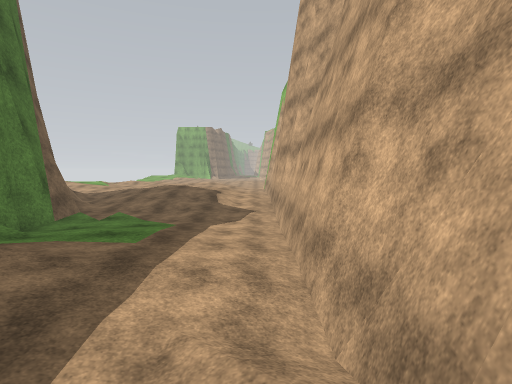
view 1 (above)

19 first-person views from a walk through a 3-D level made in the Unity game engine. The camera is 1.2 m above the floor, tilts 4° down and sees 80° across. The floor is counted in squares, 2 m on a side. Each view is taken from the middle of a square. On the plan, view 1 faces up. The plan holds only what a view shows up to about 9 squares ahead; the rest is blank. The place goes on beyond the plan. The player character is not drawn. Some animated figures are left out. Some surface patterns are stand-ins.

view 2
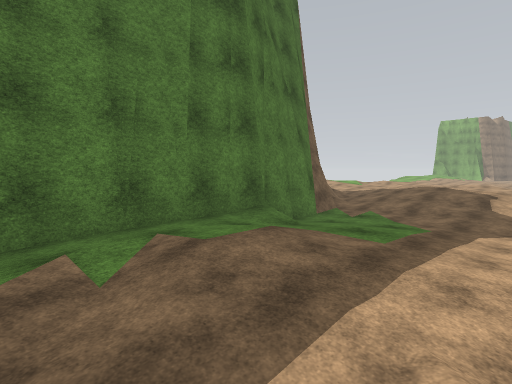

view 3
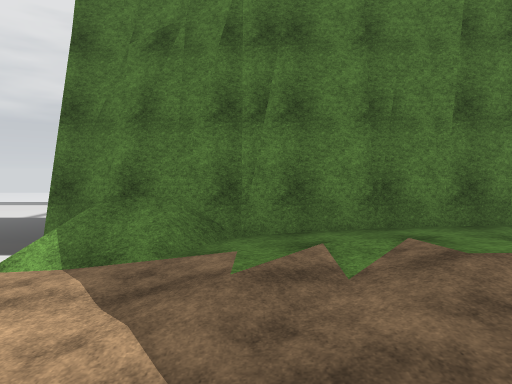

view 4
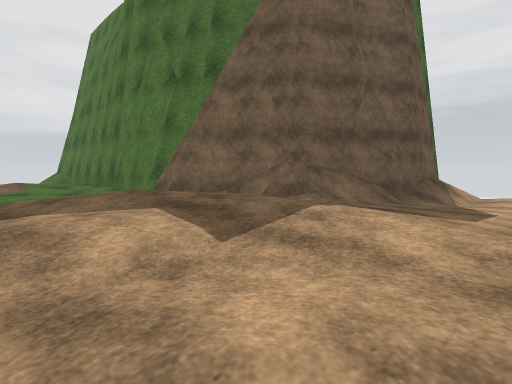

view 5
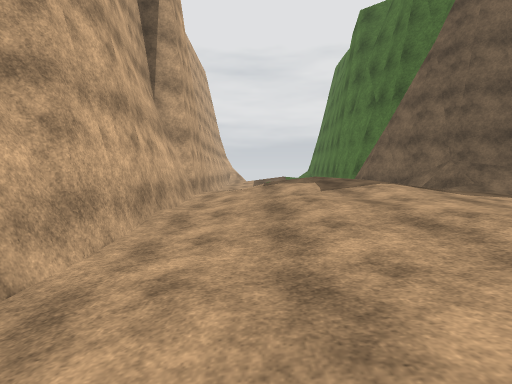

view 6
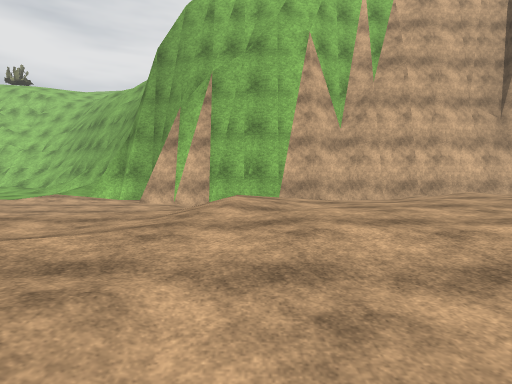

view 7
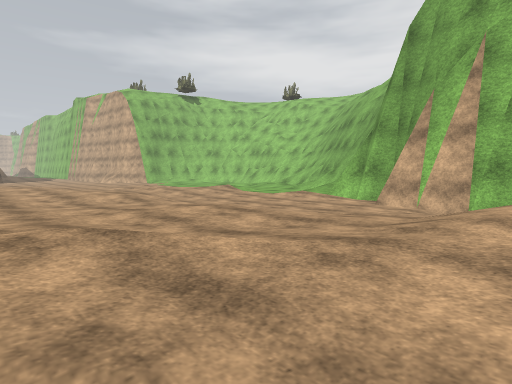

view 8
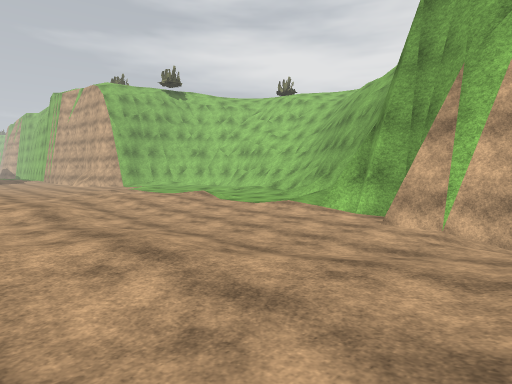

view 9
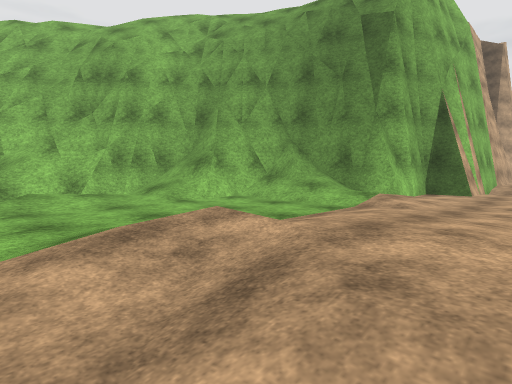

view 10
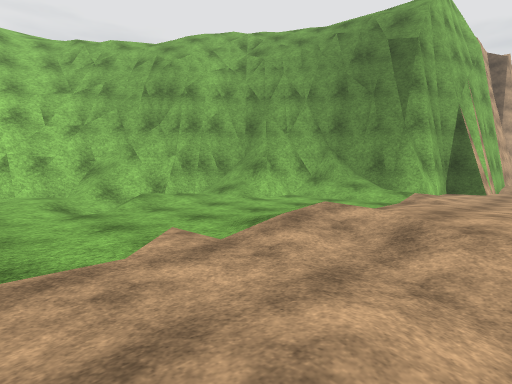

view 11
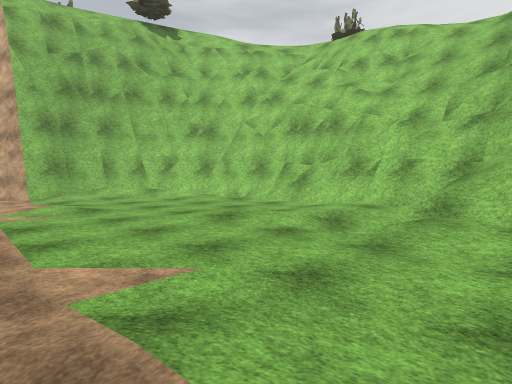

view 12
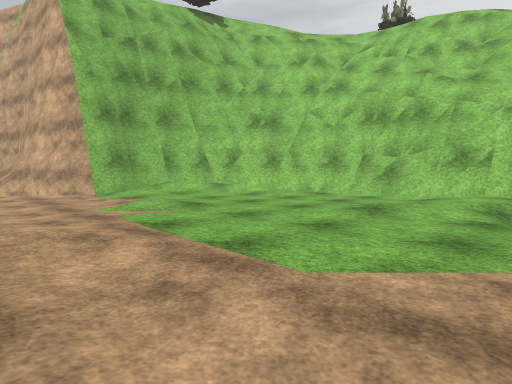

view 13
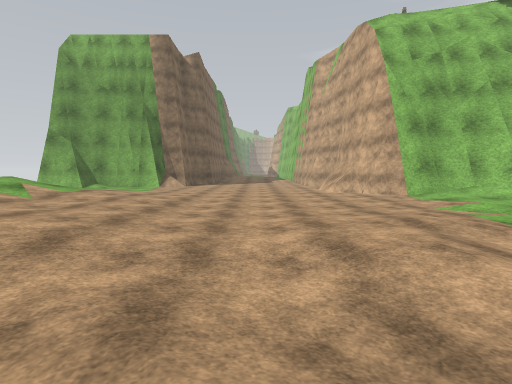

view 14
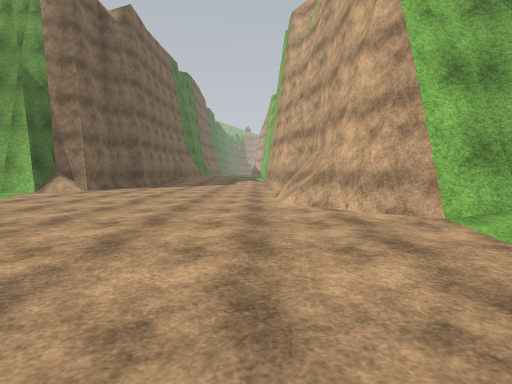

view 15
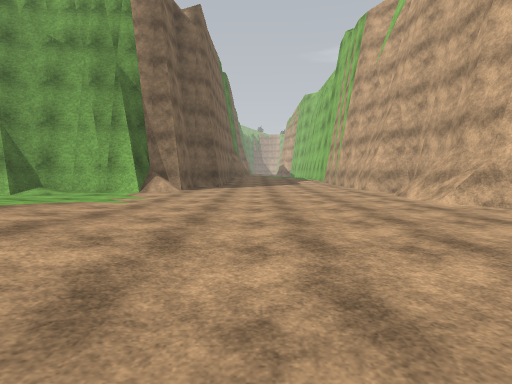

view 16
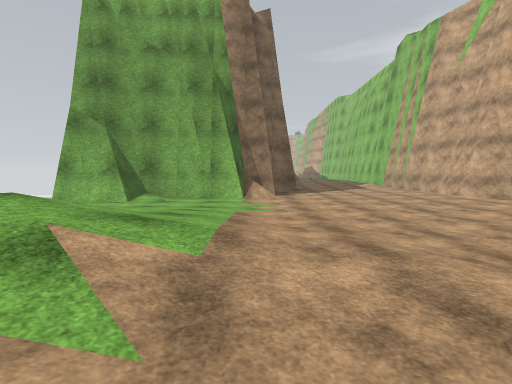

view 17
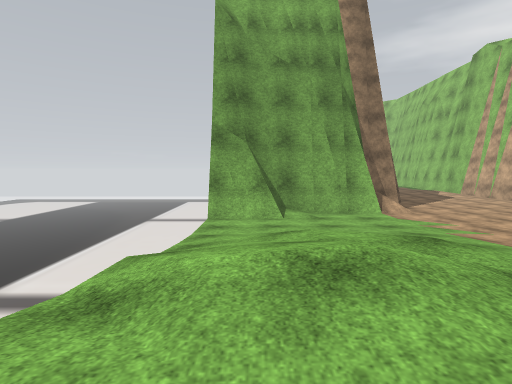

view 18
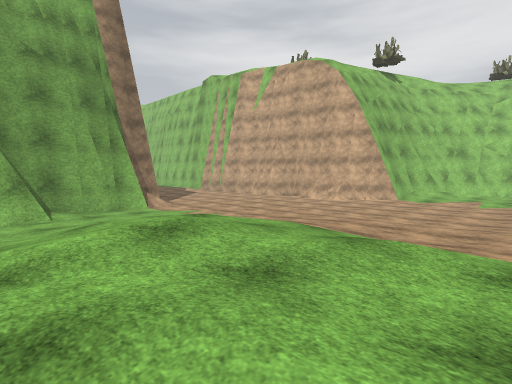

view 19
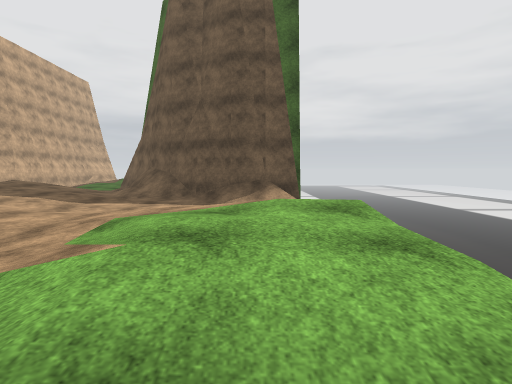

### Floor plan
Key: @ floor where view 1 was taken; # wall or solid block; . main floor; : floor 0.25 m higher than the main floor; + floor 0.5 m higher than the main floor; * floor 0.75 m higher than the main floor; % floor 1 m higher than the main floor; & floor 1.25 m higher than the main floor; $ floor 1.5 m higher than the main floor; / step, stairs or slope.
Columns run from 11 left of view 1 to 10 right of it. Each row starts with its distance up from view 1.
 43  ####/.......#
 42 ##:..........#
 41 ............##
 40 .::::......./#
 39 :+++::....../##
 38 +*//+::.......####
 37 %%&/*+::.......:/##
 36 %$/&*+::.....:.../##
 35 &&&%*+::.....::..:/#
 34 &&&/*+:::..::......##
 33 $&%%*++::::::....../#
 32       ++::::...::..##
 31        +:.::....:::/##
 30        +::....../////#
 29      +++::+/::..:///##
 28      +++::+++:..:://##
 27      +++:::+:..://###
 26      +:+:.:::...//#
 25      ::::..::://###
 24      ++::...:+//##
 23     ++++:...:####
 22     *++++....#
 21     **+++...##
 20  *  %%+++:..#
 19 %%% %****/:.#
 18 %&%*+***%%+ #
 17 &&%*+*%%**+:#
 16 &&%****%**+:#
 15   **+*%%%*+:#
 14    ++**%%%*+#
 13 ++:++*%%%%*+#
 12 ///++*%&&%*+#
 11 ####//*%&&%*#
 10    ###  &&**#
  9     ##/*%%/+#
  8      ##++*+:#
  7       #:::+:#
  6       #:::::#
  5       #/+++:#
  4       #*+*++#
  3       #*%**+#
  2       #*%%*+#
  1       #***+*#
  0       #+*++@
 -1       #/++:
 -2       #/::
 -3       #/.

Positions as (right, up) in squares from view 1, and headings:
1: (0, 0), facing up
2: (0, 0), facing up-left
3: (0, 0), facing left
4: (-1, 14), facing down-left
5: (-1, 18), facing down
6: (-8, 18), facing right
7: (-7, 18), facing up-right
8: (-5, 19), facing up-right
9: (-1, 30), facing down-right
10: (-1, 32), facing down-right
11: (1, 28), facing up-right
12: (0, 30), facing up-right
13: (-2, 29), facing up
14: (0, 34), facing up
15: (-3, 34), facing up
16: (-6, 34), facing up
17: (-10, 34), facing up
18: (-11, 33), facing up-right
19: (-10, 20), facing down
